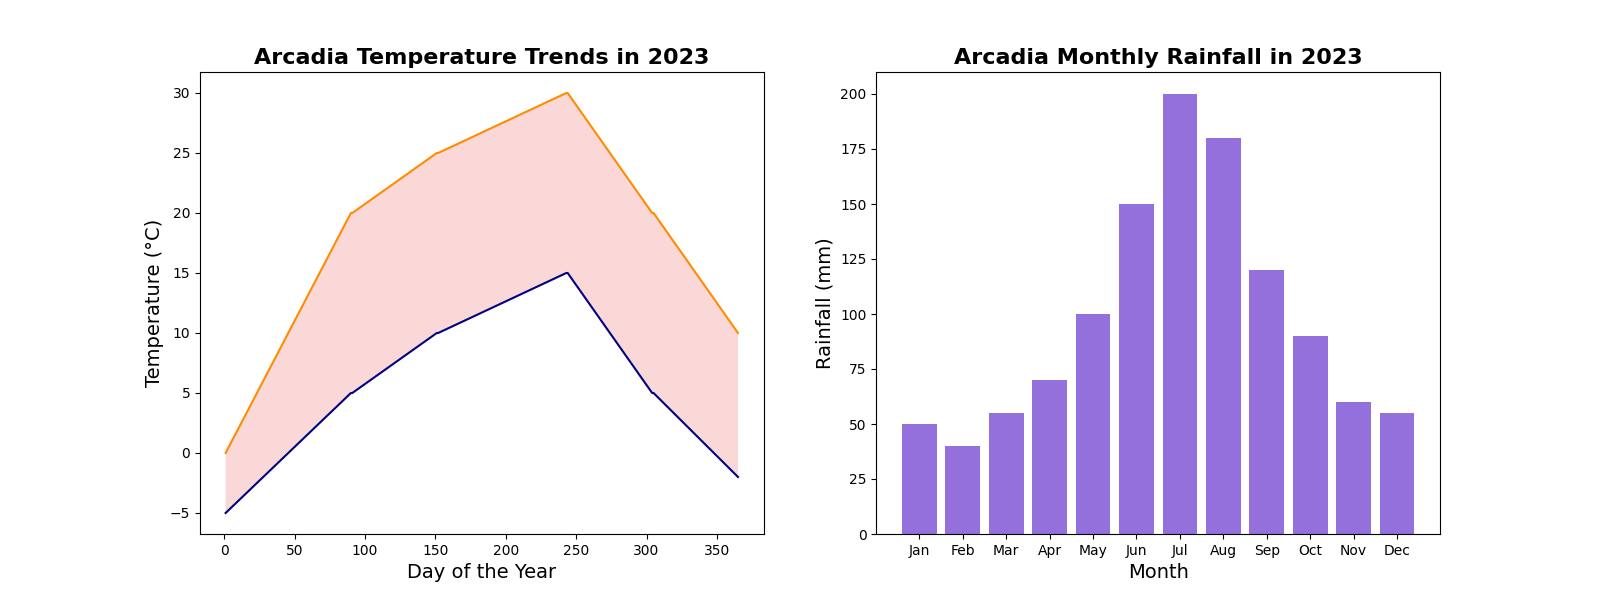

Generate this figure with Python:
import matplotlib.pyplot as plt
import numpy as np

days = np.arange(1, 366)
months = np.arange(1, 13)

high_temps = np.concatenate([
    np.linspace(0, 20, 90),
    np.linspace(20, 25, 61),
    np.linspace(25, 30, 92),
    np.linspace(30, 20, 61),
    np.linspace(20, 10, 61)
])

low_temps = np.concatenate([
    np.linspace(-5, 5, 90),
    np.linspace(5, 10, 61),
    np.linspace(10, 15, 92),
    np.linspace(15, 5, 61),
    np.linspace(5, -2, 61)
])

rainfall = np.array([50, 40, 55, 70, 100, 150, 200, 180, 120, 90, 60, 55])

fig, ax = plt.subplots(1, 2, figsize=(16, 6), dpi=100)

ax[0].plot(days, high_temps, color='darkorange')  # New color for high temperature
ax[0].plot(days, low_temps, color='navy')         # New color for low temperature
ax[0].fill_between(days, low_temps, high_temps, facecolor='lightcoral', alpha=0.3)  # New color for fill between

ax[0].set_title('Arcadia Temperature Trends in 2023', fontsize=16, fontweight='bold')
ax[0].set_xlabel('Day of the Year', fontsize=14)
ax[0].set_ylabel('Temperature (°C)', fontsize=14)

ax[1].bar(months, rainfall, color='mediumpurple')  # New color for rainfall bars

ax[1].set_title('Arcadia Monthly Rainfall in 2023', fontsize=16, fontweight='bold')
ax[1].set_xlabel('Month', fontsize=14)
ax[1].set_ylabel('Rainfall (mm)', fontsize=14)
ax[1].set_xticks(months)
ax[1].set_xticklabels(['Jan', 'Feb', 'Mar', 'Apr', 'May', 'Jun', 'Jul', 'Aug', 'Sep', 'Oct', 'Nov', 'Dec'])

plt.show()
